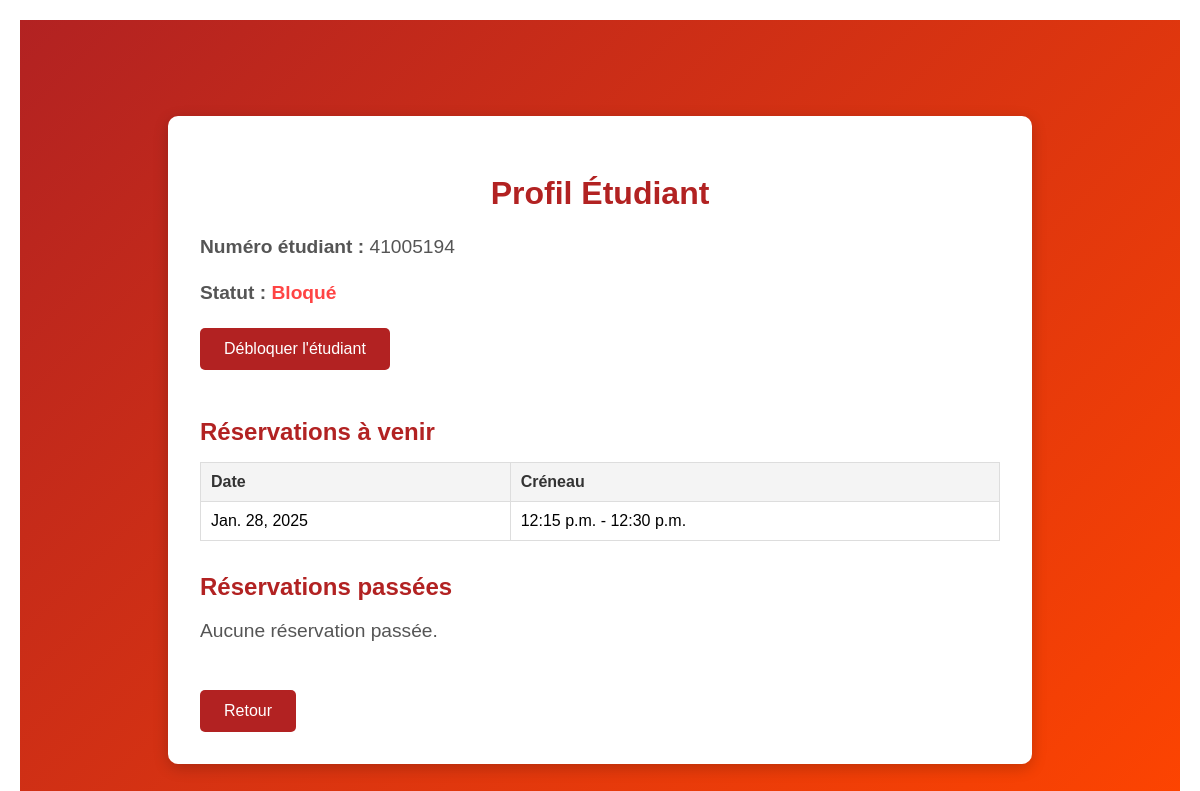
The page /profilEtudiant/41005194/ (signed in) on the database as committed earlier.
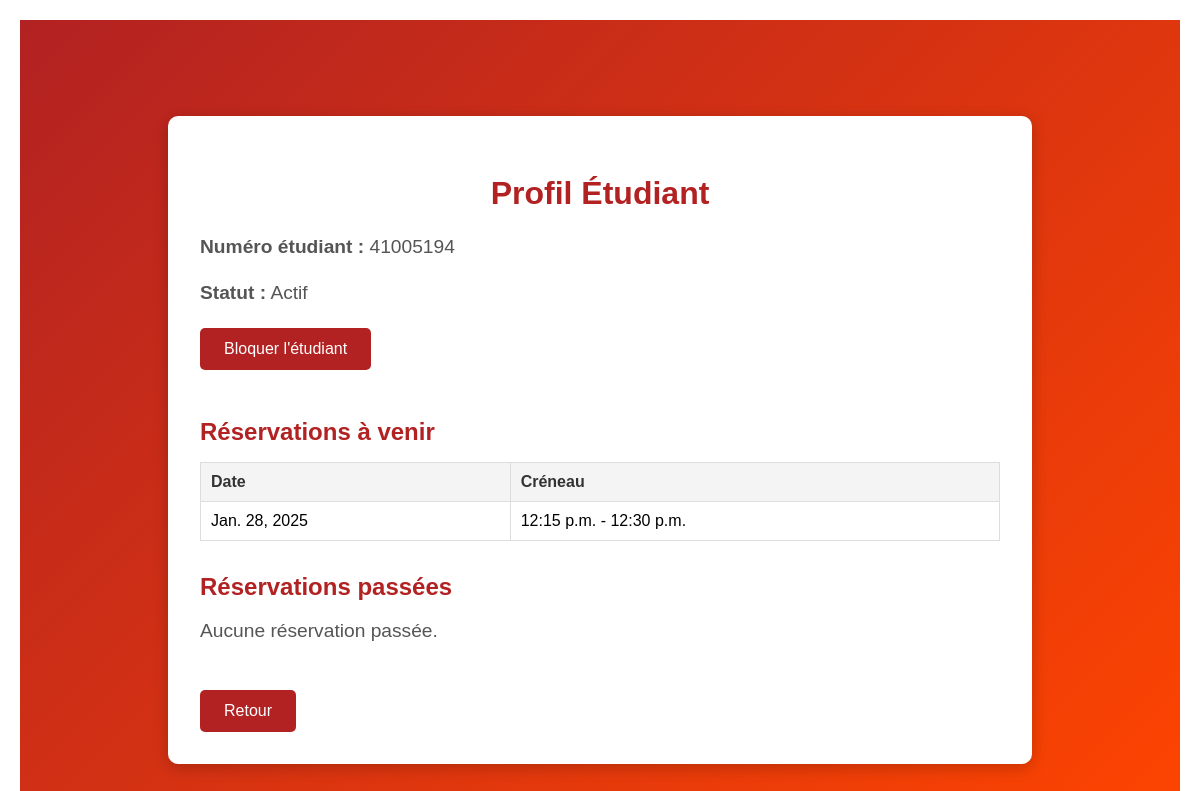
The same page on the database as committed later.
### Reservation/views.py (the view)
# urls.py: path('profilEtudiant/<str:student_number>/', views.profilEtudiant, name='profilEtudiant'),
def profilEtudiant(request, student_number):
    etudiant = get_object_or_404(Etudiant, num_etudiant=student_number)
    is_admin = request.session.get('is_admin', False)
    current_student = request.session.get('NumEtud', '')
    if not (is_admin or current_student == student_number):
        return render(request, 'erreur.html', {
            'title': 'Accès refusé',
            'error': "Vous n'êtes pas autorisé à consulter ce profil.",
            'action_url': reverse('index'),
        })
    reservations_a_venir = Reservation.objects.filter(
        etudiant=etudiant,
        date_field__gte=timezone.now().date()
    )
    reservations_passees = Reservation.objects.filter(
        etudiant=etudiant,
        date_field__lt=timezone.now().date()
    )
    context = {
        'title': 'Profil Étudiant',
        'student': etudiant,
        'reservations_a_venir': reservations_a_venir,
        'reservations_passees': reservations_passees,
        'is_admin': is_admin,
    }
    return render(request, 'profilEtudiant.html', context)

### Reservation/templates/profilEtudiant.html (shortened to what this page needs)
{% extends 'base.html' %}
{% block content %}
<div class="profile-container">
    <div class="profile-box">
        <h2>Profil Étudiant</h2>
        <p><strong>Numéro étudiant :</strong> {{ student.num_etudiant }}</p>
        <p><strong>Statut :</strong> {% if student.autorise %}Actif{% else %}<span class="blocked">Bloqué</span>{% endif %}</p>
        {% if is_admin %}
            <form action="{% url 'toggleBlockStudent' student.num_etudiant %}" method="post">
                <button type="submit" class="block-button">
                    {% if student.autorise %}Bloquer l'étudiant{% else %}Débloquer l'étudiant{% endif %}
                </button>
            </form>
        {% endif %}
        <div class="section">
            <h3>Réservations à venir</h3>
            {% if reservations_a_venir %}
            <table>
                <thead>
                    <tr>
                        <th>Date</th>
                        <th>Créneau</th>
                    </tr>
                </thead>
                <tbody>
                    {% for reservation in reservations_a_venir %}
                    <tr>
                        <td>{{ reservation.date_field }}</td>
                        <td>{{ reservation.creneau.heure_debut }} - {{ reservation.creneau.heure_fin }}</td>
                    </tr>
                    {% endfor %}
                </tbody>
            </table>
            {% else %}
            <p>Aucune réservation à venir.</p>
            {% endif %}
        </div>
        <div class="section">
            <h3>Réservations passées</h3>
            {% if reservations_passees %}
            <table>
                <thead>
                    <tr>
                        <th>Date</th>
                        <th>Créneau</th>
                    </tr>
                </thead>
                <tbody>
                    {% for reservation in reservations_passees %}
                    <tr>
                        <td>{{ reservation.date_field }}</td>
                        <td>{{ reservation.creneau.heure_debut }} - {{ reservation.creneau.heure_fin }}</td>
                    </tr>
                    {% endfor %}
                </tbody>
            </table>
            {% else %}
            <p>Aucune réservation passée.</p>
            {% endif %}
        </div>
        <a href="{% url 'vueCalendrier' %}" class="back-button">Retour</a>
    </div>
</div>
{% endblock %}

Rows that differ between the two databases and show on the page:
changed Etudiant: autorise False → True (drawn)
Other text that changed with them:
text no longer shown: "Bloqué Débloquer l'étudiant"
text now shown: "Actif Bloquer l'étudiant"
